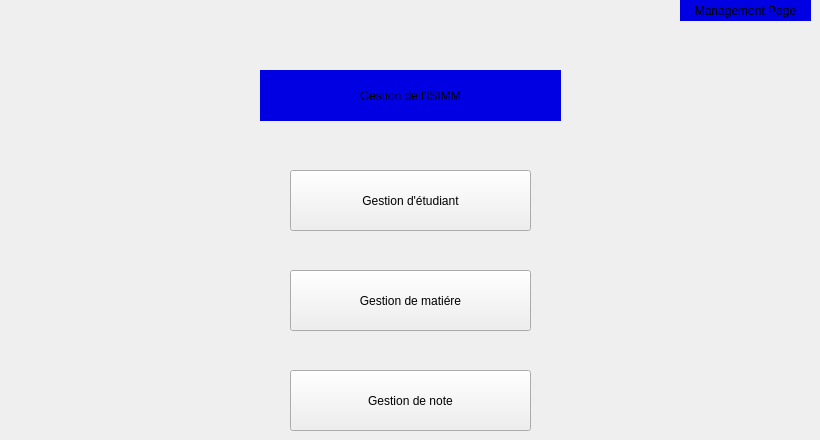
    <widget class="QWidget" name="tab_2">
     <attribute name="title">
      <string>GESTION</string>
     </attribute>
     <widget class="QLabel" name="label">
      <property name="geometry">
       <rect>
        <x>260</x>
        <y>70</y>
        <width>301</width>
        <height>51</height>
       </rect>
      </property>
      <property name="styleSheet">
       <string notr="true">font: 11pt &quot;Century Gothic&quot;;
background-color: rgb(0, 0, 226);

 border-width: 0px;
    border-color: #4A4949;
    padding-top: 0px;
    padding-bottom: 0px;
    padding-left: 0px;
    padding-right:0px;
    border-radius: 0px;</string>
      </property>
      <property name="text">
       <string>Gestion de l'ISIMM</string>
      </property>
      <property name="alignment">
       <set>Qt::AlignCenter</set>
      </property>
     </widget>
     <widget class="QPushButton" name="pushButton">
      <property name="geometry">
       <rect>
        <x>290</x>
        <y>170</y>
        <width>241</width>
        <height>61</height>
       </rect>
      </property>
      <property name="styleSheet">
       <string notr="true">
font: 10pt &quot;Century Gothic&quot;;
    </string>
      </property>
      <property name="text">
       <string>Gestion d'étudiant</string>
      </property>
     </widget>
     <widget class="QPushButton" name="pushButton_2">
      <property name="geometry">
       <rect>
        <x>290</x>
        <y>270</y>
        <width>241</width>
        <height>61</height>
       </rect>
      </property>
      <property name="styleSheet">
       <string notr="true">font: 10pt &quot;Century Gothic&quot;;</string>
      </property>
      <property name="text">
       <string>Gestion de matiére</string>
      </property>
     </widget>
     <widget class="QPushButton" name="pushButton_4">
      <property name="geometry">
       <rect>
        <x>290</x>
        <y>370</y>
        <width>241</width>
        <height>61</height>
       </rect>
      </property>
      <property name="styleSheet">
       <string notr="true">
font: 10pt &quot;Century Gothic&quot;;
  </string>
      </property>
      <property name="text">
       <string>Gestion de note</string>
      </property>
     </widget>
     <widget class="QLabel" name="label_6">
      <property name="geometry">
       <rect>
        <x>680</x>
        <y>0</y>
        <width>131</width>
        <height>21</height>
       </rect>
      </property>
      <property name="styleSheet">
       <string notr="true">background-color: rgb(0, 0, 226);</string>
      </property>
      <property name="text">
       <string>Management Page</string>
      </property>
      <property name="alignment">
       <set>Qt::AlignCenter</set>
      </property>
     </widget>
    </widget>
